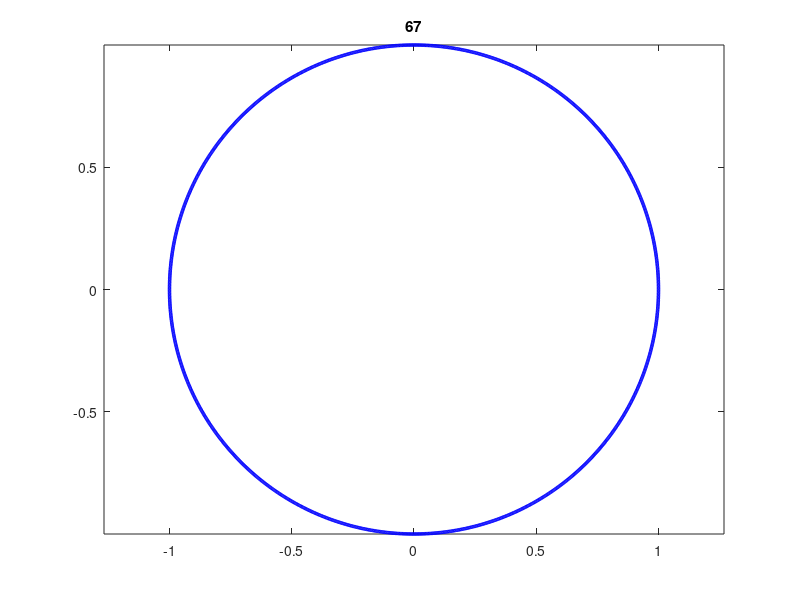

Write the MATLAB code that produced this figure. (Note: this script raises an error after producing the figure.)
% Created by Jason Feldkamp

clc
clear all
close all

n = 1000; % Number of points
t = 67; % Times table number

% Populate point arrays
x = zeros(1,2);
y = zeros(1,2);
k = 1;

for theta = 0:2*pi/n:2*pi-2*pi/n
    x(k) = cos(theta);
    y(k) = sin(theta);
    k = k+1;
end

figure(1)
plot(x,y,'bo','markersize',2)
axis equal
title([num2str(t)])

lines = gobjects(1,2);

for j = 2:n
    if mod(t*(j-1)+1,n) ~= 0
        lines(j) = line([x(j),x(mod(t*(j-1)+1,n))], [y(j),y(mod(t*(j-1)+1,n))]);
    else
        lines(j) = line([x(j),x(length(x))], [y(j),y(length(y))]);
    end
end